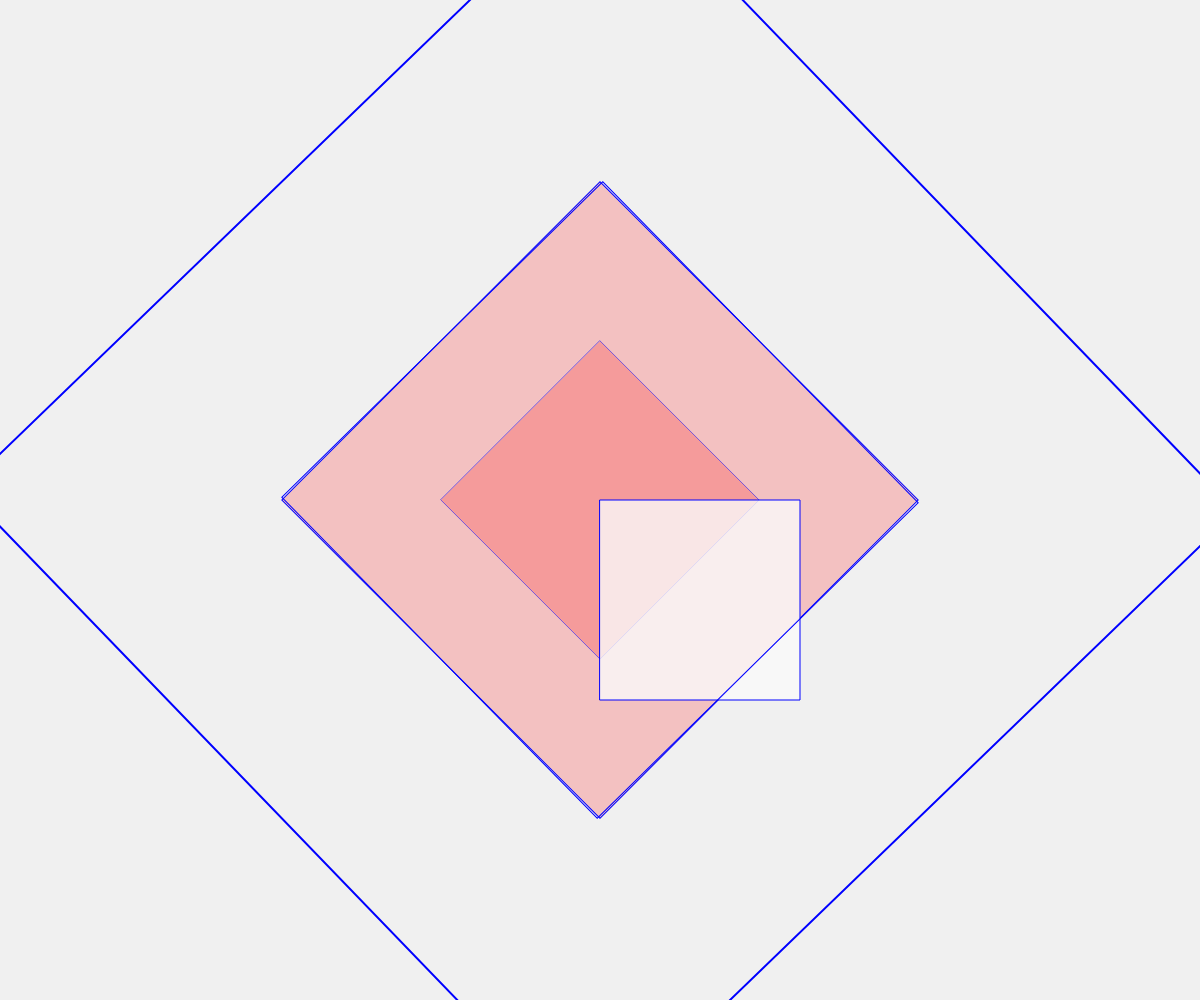
Frame 1 (no input)
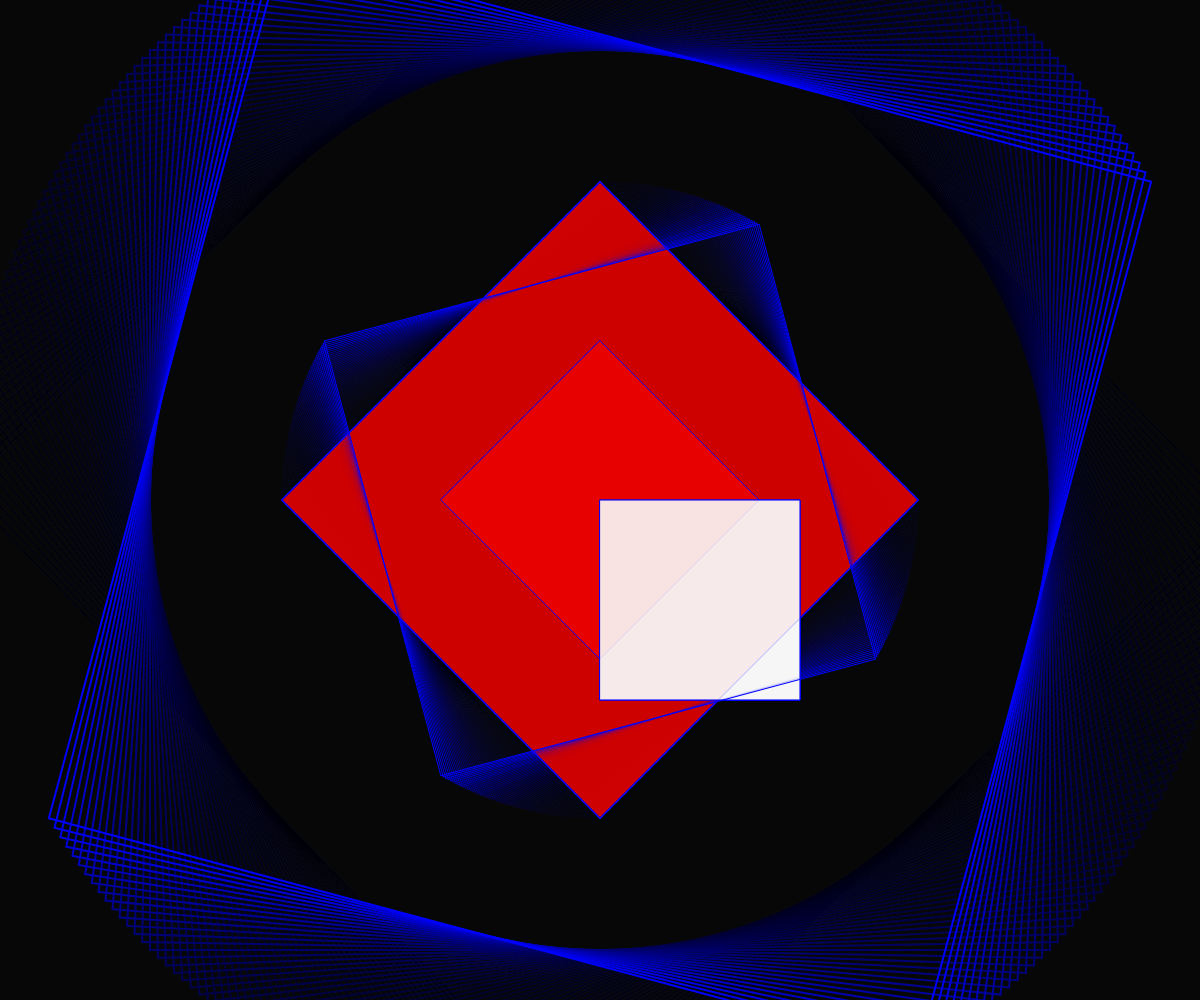
Frame 60 (no input)
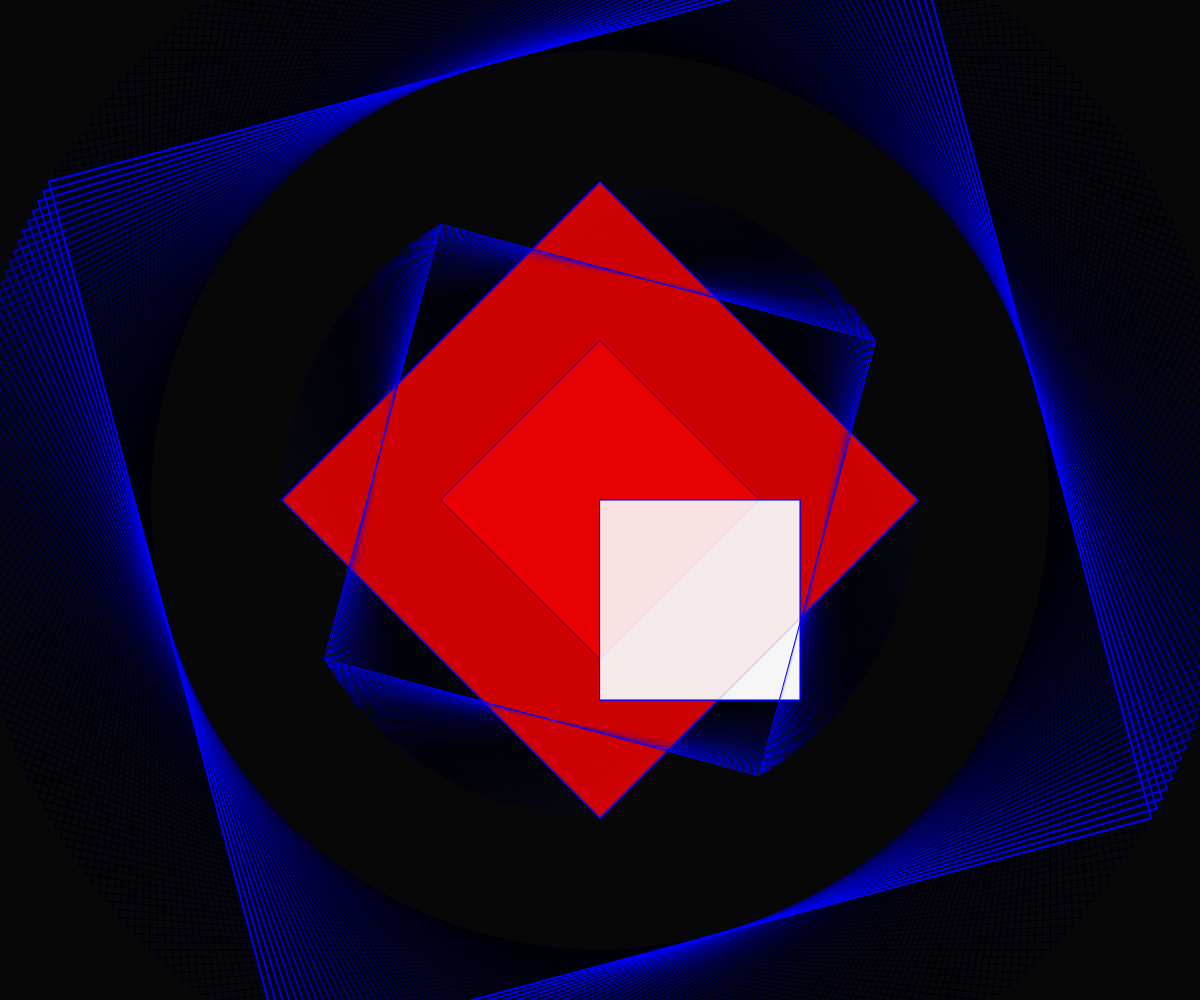
Frame 120 (the mouse pressed at the canvas centre since frame 60)

The p5.js sketch that drew these frames (run headless with seeded random() and noise() and a simulated clock; from frame 60 on, the mouse is pressed at the canvas centre):

// p5.js sketch
// ── sketch.js

// Global variables



function setup() {
  createCanvas(windowWidth, windowHeight);

  // Rotating an element in p5.js means rotating the canvas from its top-left
  // corner at (0, 0). Therefore, all the elements drawn on the coordinate
  // system rotates together with the canvas.

  // scale() enlarges the whole p5.js coordinate system, not just the shape.
  // In a sense, the scale() function is like zooming in and out of the canvas.
  // scale(s, v);
  // s - represents the percentage value to scale the canvas. It is also the
  // percentage to scale the canvas along the x-axis if the
  // second y argument is given.
  // y - can optionally be given to represent the percentage value to scale
  // the canvas along the y-axis.
}

/* Loop */
function draw() {
  background(0, 15);

  stroke(0, 0, 255);
  fill(255, 0, 0, 50);

  // Specify the rectangle's origin point to be center
  rectMode(CENTER);

  // Translate rectangle to the center of canvas
  translate(width / 2, height / 2);

  // Rotate rectangle by a quarter pi
  rotate(QUARTER_PI); //45 kraadi

  rect(0, 0, 450, 450); // First rectangle

  scale(0.5);
  rect(0, 0, 450, 450); // First rectangle
  scale(2); // Tagasi normaalseks!

  rotate(-QUARTER_PI); // -45 kraadi
  fill(250,200);
  rect(100, 100, 200, 200); // Third rectangle

  rotate(QUARTER_PI); //45 kraadi
  stroke(0, 0, 255);
  fill(255, 0);

  // Rotate rectangle by frameCount / 2 in radians
  rotate(radians(frameCount/2));
  rect(0, 0, 450, 450); // Second rectangle

  /* Scaled */
  rotate(radians(frameCount/2));
  scale(2);
  rectMode(CENTER);
  rect(0, 0, 450, 450); // Second rectangle
}
